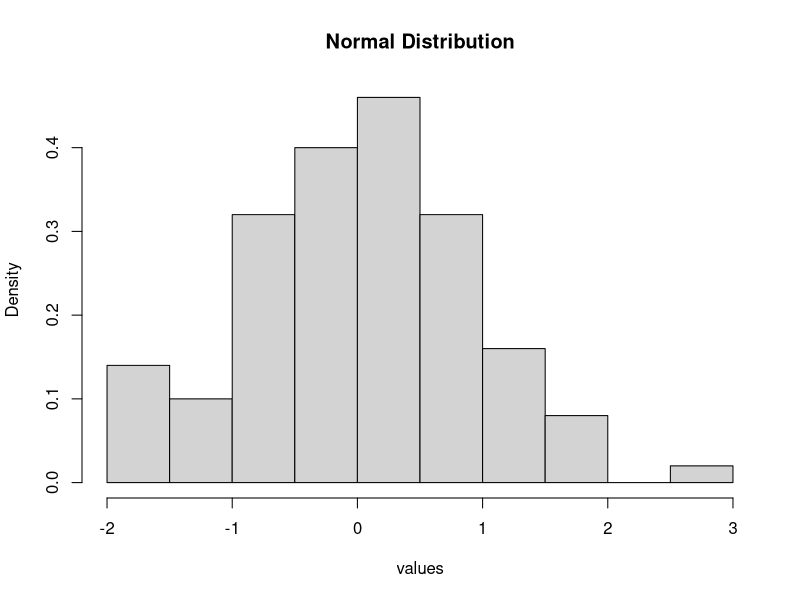
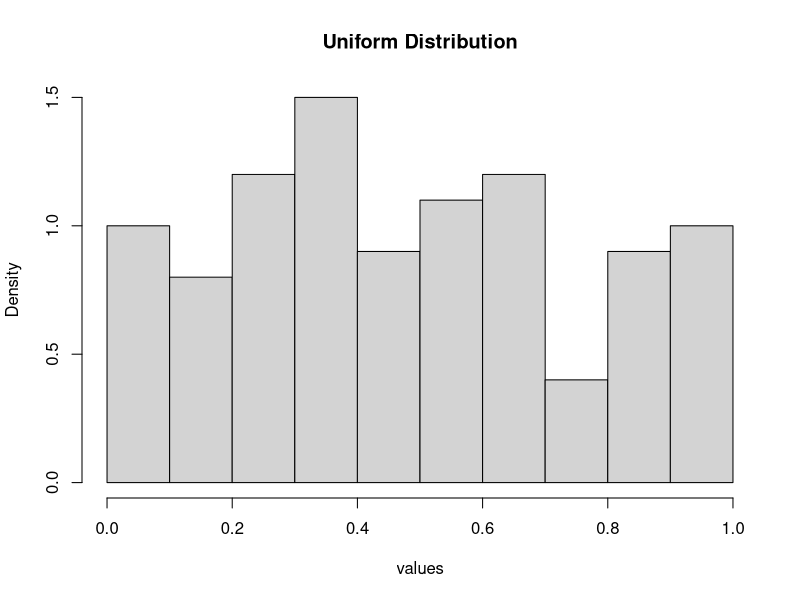

Source code (R) for these figures, in order:
##########
# Create histograms of various distributions
##########

# Normal Distribution
x <- rnorm(100)
print(x)
png("normal-hist.png")
hist(x, freq = FALSE, main = "Normal Distribution", xlab = "values")
dev.off()

# Uniform Distribution
x <- runif(100)
print(x)
png("uniform-hist.png")
hist(x, freq = FALSE, main = "Uniform Distribution", xlab = "values")
dev.off()
